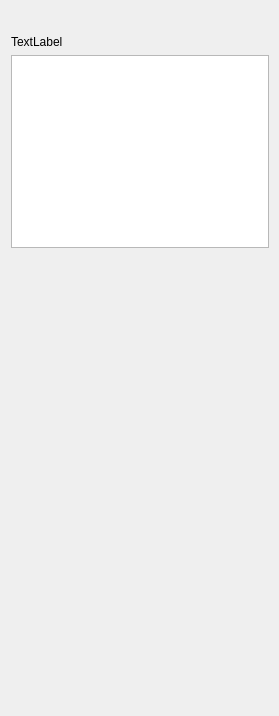
<?xml version="1.0" encoding="UTF-8"?>
<ui version="4.0">
 <author>Pho Hale</author>
 <class>StackOfTablesWidget</class>
 <widget class="QWidget" name="StackOfTablesWidget">
  <property name="geometry">
   <rect>
    <x>0</x>
    <y>0</y>
    <width>279</width>
    <height>716</height>
   </rect>
  </property>
  <property name="windowTitle">
   <string>StackOfTablesWidget</string>
  </property>
  <property name="windowIcon">
   <iconset resource="../../../../../Resources/ActionIcons.qrc">
    <normaloff>:/Render/Icons/actions/category-item.png</normaloff>:/Render/Icons/actions/category-item.png</iconset>
  </property>
  <property name="styleSheet">
   <string notr="true">background-color: rgb(71, 58, 46);
border-color: rgb(207, 207, 207);
background-color: rgba(71, 65, 60, 180);
color: rgb(244, 244, 244);
border-color: rgb(0, 0, 0);
QHeaderView::section { background-color: red };
</string>
  </property>
  <layout class="QGridLayout" name="gridLayout" rowstretch="1,0">
   <property name="leftMargin">
    <number>0</number>
   </property>
   <property name="topMargin">
    <number>2</number>
   </property>
   <property name="rightMargin">
    <number>0</number>
   </property>
   <property name="bottomMargin">
    <number>0</number>
   </property>
   <property name="verticalSpacing">
    <number>0</number>
   </property>
   <item row="0" column="0" rowspan="2" colspan="2">
    <widget class="QFrame" name="mainContentFrame">
     <property name="sizePolicy">
      <sizepolicy hsizetype="Expanding" vsizetype="Expanding">
       <horstretch>1</horstretch>
       <verstretch>1</verstretch>
      </sizepolicy>
     </property>
     <layout class="QGridLayout" name="gridLayout_2" rowstretch="0" columnstretch="0">
      <property name="leftMargin">
       <number>0</number>
      </property>
      <property name="topMargin">
       <number>0</number>
      </property>
      <property name="rightMargin">
       <number>0</number>
      </property>
      <property name="bottomMargin">
       <number>4</number>
      </property>
      <property name="spacing">
       <number>0</number>
      </property>
      <item row="0" column="0">
       <widget class="QStackedWidget" name="stackedWidget">
        <widget class="QWidget" name="page">
         <property name="sizePolicy">
          <sizepolicy hsizetype="Expanding" vsizetype="Preferred">
           <horstretch>1</horstretch>
           <verstretch>0</verstretch>
          </sizepolicy>
         </property>
         <widget class="QWidget" name="">
          <property name="geometry">
           <rect>
            <x>11</x>
            <y>33</y>
            <width>258</width>
            <height>213</height>
           </rect>
          </property>
          <layout class="QVBoxLayout" name="verticalLayout_3" stretch="1,0">
           <item>
            <widget class="QLabel" name="label">
             <property name="sizePolicy">
              <sizepolicy hsizetype="Preferred" vsizetype="Fixed">
               <horstretch>0</horstretch>
               <verstretch>0</verstretch>
              </sizepolicy>
             </property>
             <property name="text">
              <string>TextLabel</string>
             </property>
            </widget>
           </item>
           <item>
            <widget class="QTableView" name="tableView">
             <property name="sizePolicy">
              <sizepolicy hsizetype="Expanding" vsizetype="Preferred">
               <horstretch>1</horstretch>
               <verstretch>1</verstretch>
              </sizepolicy>
             </property>
            </widget>
           </item>
          </layout>
         </widget>
        </widget>
        <widget class="QWidget" name="page_2"/>
       </widget>
      </item>
     </layout>
    </widget>
   </item>
  </layout>
  <action name="actionConnect">
   <property name="text">
    <string>Connect</string>
   </property>
   <property name="toolTip">
    <string>Connect this window's timeline to another window</string>
   </property>
  </action>
 </widget>
 <resources>
  <include location="../../../../../Resources/GuiResources.qrc"/>
  <include location="../../../../../Resources/ActionIcons.qrc"/>
 </resources>
 <connections/>
</ui>
